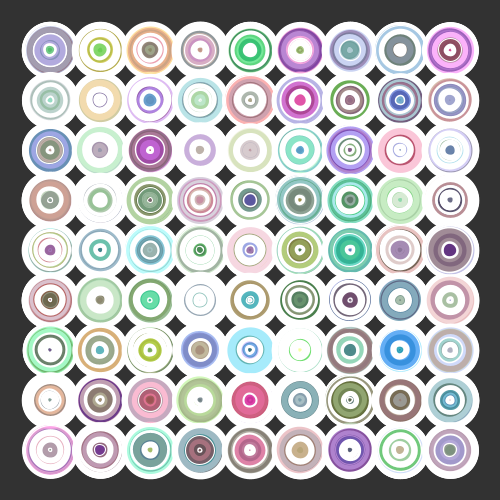
Frame 1 (no input)
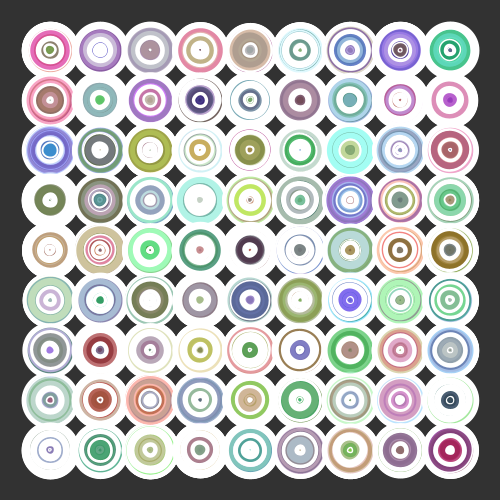
Frame 60 (the mouse pressed at the canvas centre just before this capture)
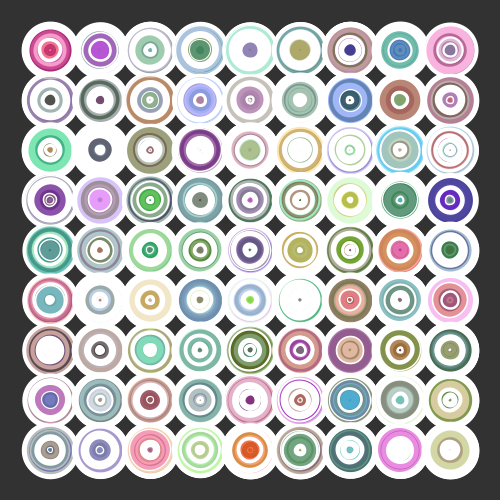
Frame 120 (the mouse held since frame 60 and released just before this capture)

The Processing sketch that drew these frames (run headless with seeded random() and noise(); from frame 60 on, the mouse is pressed at the canvas centre):

// Processing sketch: processing_73385
// ── processing_73385.pde

int center = 50;

float i = 0;

float dif = 0.0;

float r = 0.0;
float g = 0.0;
float b = 0.0;

float strValue = 0.0;

float stampSize = 50;

void setup() { 
  size (500, 500);
}

void draw() {

  background (50);
  for (int x = center; x <=width - center; x += center) {
    for (int y = center; y <=height - center; y += center) {

      for (int py = height/10; py < height; py = py + height/10) {
        for (i=stampSize; i>0; i=i-dif) {

          r = random (0, 255);
          g = random (0, 255);
          b = random (0, 255);

          dif = random (1, 30);

          strValue = random (1, 8);

          strokeWeight (strValue);


          stroke (255);
          fill (r, g, b, 100);
          ellipse (x, py, i, i);
        }
      }
    }
  }
}
